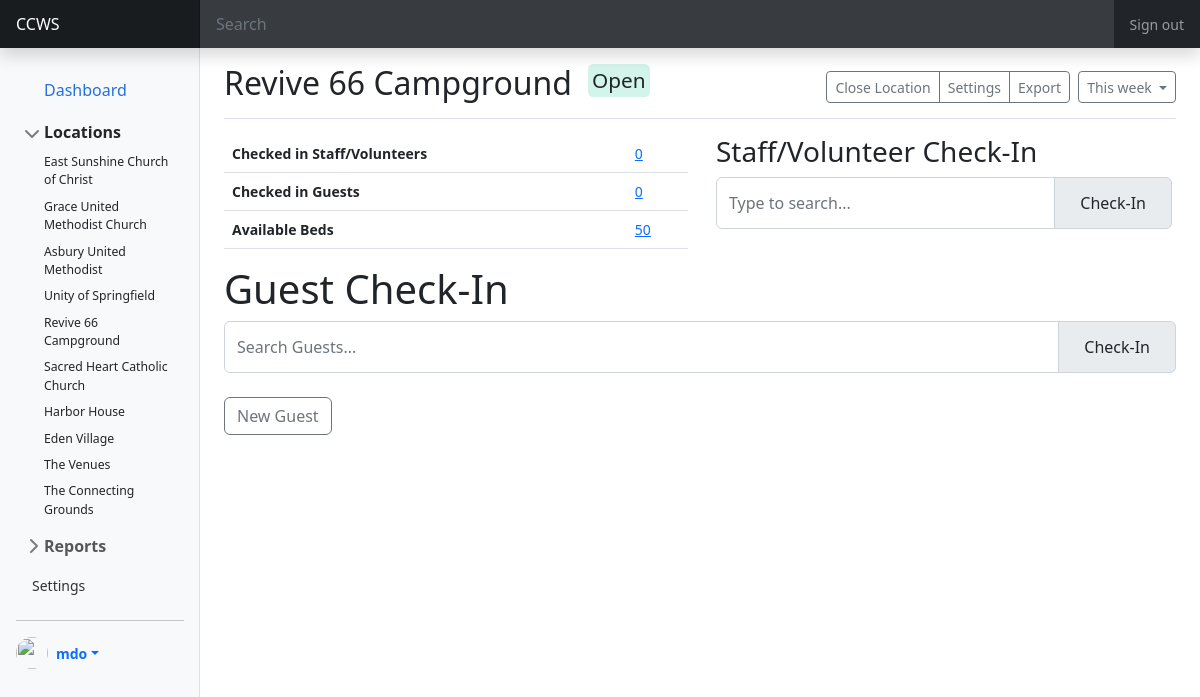
The app's page /admin/index.php?action=location&loc=45, older data.
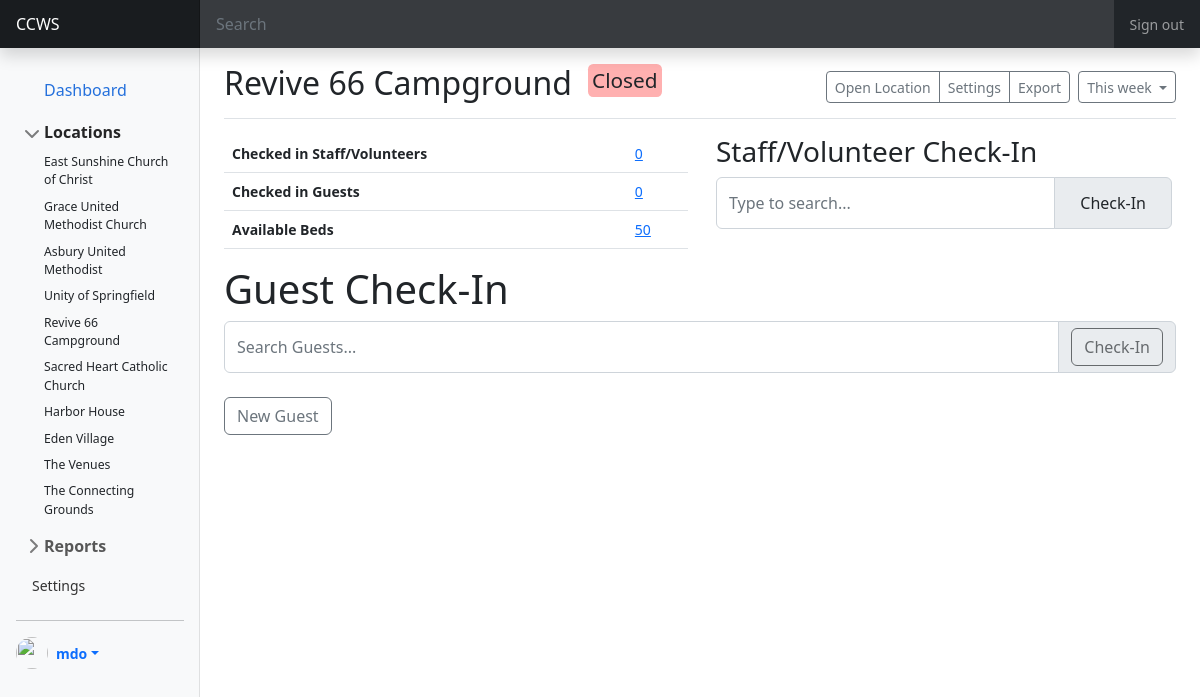
The same page, newer data.
### tables this page shows
CREATE TABLE `location` (
  `loc_id` int(10) NOT NULL,
  `org_id` int(10) NOT NULL,
  `loc_name` varchar(250) DEFAULT NULL,
  `loc_address_street` varchar(250) DEFAULT NULL,
  `loc_address_street_2` varchar(250) DEFAULT NULL,
  `loc_address_city` varchar(250) DEFAULT NULL,
  `loc_address_state` varchar(2) DEFAULT NULL,
  `loc_serves` varchar(250) DEFAULT NULL,
  `loc_capacity` int(10) NOT NULL DEFAULT 0,
  `loc_status` tinyint(1) NOT NULL DEFAULT 0,
  `loc_op_date` date DEFAULT NULL,
  `loc_created` datetime NOT NULL DEFAULT current_timestamp(),
  `loc_created_by` int(10) DEFAULT NULL,
  `loc_modified` datetime NOT NULL DEFAULT current_timestamp() ON UPDATE current_timestamp(),
  `loc_modified_by` int(10) DEFAULT NULL
);

### model/functions.php (called while the page is built, shortened)
<?php
function getLayout($layout, $view, $data = NULL, $head = NULL, $extra = NULL){
    include "view/layout/". $layout . ".php";
}
?>

### model/classes/mysql.php (called while the page is built, shortened)
<?php
include_once dirname(__FILE__, 1) . DIRECTORY_SEPARATOR . 'location.php';
class Mysql extends Dbconfig
{
    public $conn;
    protected $databaseName;
    protected $hostName;
    protected $userName;
    protected $passCode;
    function __construct()
    {
        $this->conn = NULL;
        $dbPara = new Dbconfig();
        $this->databaseName = $dbPara->dbName;
        $this->hostName = $dbPara->serverName;
        $this->userName = $dbPara->userName;
        $this->passCode = $dbPara->passCode;
    }
    function connect()
    {
        $this->conn = new mysqli($this->hostName, $this->userName, $this->passCode, $this->databaseName);
    }
    function getLocations()
    {
        $locations = array();
        $this->sqlQuery = "SELECT loc_id, loc_name, loc_address_street, loc_address_street_2, loc_address_city, loc_address_state, loc_serves, loc_capacity, loc_status FROM location";
        $result = $this->conn->query($this->sqlQuery);
        while ($row = $result->fetch_assoc()) {
            $location = new Location($row['loc_id'], $row['loc_name'], $row['loc_address_street'], $row['loc_address_street_2'], $row['loc_address_city'], $row['loc_address_state'], NULL,  NULL,  $row['loc_serves'],  $row['loc_capacity'], $row['loc_status']);
            $locations[] = $location;
        }
        return $locations;
    }
    function getLocationFull($id)
    {
        $this->sqlQuery = "SELECT loc_id, loc_name, loc_address_street, loc_address_street_2, loc_address_city, loc_address_state, loc_serves, loc_capacity, loc_status, loc_op_date, loc_capacity-(SELECT count(usr_id) FROM guest_status WHERE loc_id = $id AND gs_op_date = loc_op_date AND gs_checkout IS NULL) AS loc_availability FROM location WHERE loc_id = $id";
        $result = $this->conn->query($this->sqlQuery);
        while ($row = $result->fetch_assoc()) {
            $location = new Location($row['loc_id'], $row['loc_name'], $row['loc_address_street'], $row['loc_address_street_2'], $row['loc_address_city'], $row['loc_address_state'], NULL,  NULL,  $row['loc_serves'],  $row['loc_capacity'], $row['loc_status']);
            $location->setAvailability($row['loc_availability']);
            $location->setOpDate($row['loc_op_date']);
        }
        return $location;
    }
}

### config/config.php (called while the page is built, shortened)
<?php
class Dbconfig {
    function __construct()
    {
        $this -> serverName = 'localhost';
        $this -> userName = 'root';
        $this -> passCode = '';
        $this -> dbName = 'ccws';
    }
}
?>

### model/classes/location.php (called while the page is built, shortened)
<?php
class Location
{
    private $id;
    private $name;
    private $capacity;
    private $status;
    private $availability;
    function __construct($id, $name, $address1, $address2, $address3, $address4, $phone=NULL, $email=NULL, $serves, $capacity, $status)
    {
        $this->id = $id;
        $this->name = $name;
        $this->capacity = $capacity;
        $this->status = $status;
    }
    function getId()
    {
        return $this->id;
    }
    function getName()
    {
        return $this->name;
    }
    function getCapacity()
    {
        return $this->capacity;
    }
    function getStatus()
    {
        return ($this->status == 0) ?  false :  true;
    }
    function getStatusString()
    {
        return ($this->status == 0) ?  "Closed" :  "Open";
    }
    function getAvailability()
    {
        return $this->availability;
    }
    function setAvailability($avail)
    {
        $this->availability = $avail;
    }
}

### admin/view/location.php (the view, shortened to what the changed rows need)
<?php
$conn = new Mysql();
$loc_id = filter_input(INPUT_GET, 'loc');
if (!is_null($loc_id))  $location = $conn->getLocationFull($loc_id) ;
?>
<div class="d-flex justify-content-between flex-wrap flex-md-nowrap align-items-center pt-3 pb-2 mb-3 border-bottom">
    <h1 class="h2"><?php echo $location->getName(); ?><span class="status <?php echo $location->getStatusString(); ?>"><?php echo $location->getStatusString(); ?><span></h1>
    <div class="btn-toolbar mb-2 mb-md-0">
        <div class="btn-group me-2">
          <button type="button" class="btn btn-sm btn-outline-secondary" onclick="<?php echo ($location->getStatus()) ? 'closeLocation()' : 'openLocation()' ; ?>"><?php echo ($location->getStatus()) ? 'Close Location' : 'Open Location' ; ?></button>
            <button type="button" class="btn btn-sm btn-outline-secondary">Settings</button>
            <button type="button" class="btn btn-sm btn-outline-secondary">Export</button>
        </div>
        <button type="button" class="btn btn-sm btn-outline-secondary dropdown-toggle">
            This week
        </button>
    </div>
</div>
<div class="row">
  <div class="col-sm-6">
    <table class="table">
      <tbody>
        <tr>
          <th scope="row">Checked in Staff/Volunteers</th>
          <td><a href="#">0</a></td>
        </tr>
        <tr>
          <th scope="row">Checked in Guests</th>
          <td><a href="?action=status&loc=<?php echo $loc_id; ?>"><?php echo $location->getCapacity()-$location->getAvailability(); ?></a></td>
        </tr>
        <tr>
          <th scope="row">Available Beds</th>
          <td><a href="#"><?php echo $location->getAvailability(); ?></a></td>
        </tr>
      </tbody>
    </table>
  </div>
  <div class="col-sm-6 px-3">
    <h3>Staff/Volunteer Check-In</h3>
    <form class="row g-2">
        <div class="input-group">
            <input class="form-control col-auto" list="stafflistOptions" id="exampleDataList" placeholder="Type to search...">
            <div class="input-group-text"><a class="btn ">Check-In</a></div>
        </div>
    </form>
  </div>
</div>
<h1>Guest Check-In</h1>
<form id="guestCheckIn" class="row g-2">
    <div class="input-group">
        <input id="guestlistInput" class="form-control col-auto" list="guestlistOptions" placeholder="Search Guests..." autocomplete="off">
        <div class="input-group-text"><button class="btn " type="submit" <?php echo ($location->getStatus()) ? '' : 'disabled' ?>>Check-In</button></div>
    </div>
</form>
<a href="?action=newguest&loc=<?php echo $location->getId(); ?>" class="btn btn-outline-secondary my-4"> New Guest </a>

### admin/view/partials/sidebar.php (shortened to what the changed rows need)
<?php
$conn = new Mysql();
$locations = $conn->getLocations();
?>
<nav id="sidebarMenu" class="col-md-3 col-lg-2 d-md-block bg-light sidebar collapse">
                <div class="position-sticky pt-3 sidebar-sticky d-flex flex-column p-3">
                    <ul class="nav flex-column">
                    <li class="nav-item">
                        <a class="nav-link btn active d-inline-flex align-items-center rounded border-0" aria-current="page" href="?action=dashboard">
                        <button class="btn active d-inline-flex align-items-center rounded border-0">
                        Dashboard
                        </button>
                        </a>
                    </li>
                    <li class="mb-1">
                        <button class="btn btn-toggle d-inline-flex align-items-center rounded border-0" data-bs-toggle="collapse" data-bs-target="#locations-collapse" aria-expanded="true">
                        Locations
                        </button>
                        <div class="collapse show" id="locations-collapse" style="">
                        <ul class="btn-toggle-nav list-unstyled fw-normal pb-1 small">
                            <?php foreach ($locations as $location) :
                                $name = $location->getName();
                                $id = $location->getId();
                            ?>
                            <li><a href="?action=location&loc=<?php echo $id; ?>" class="link-dark d-inline-flex text-decoration-none rounded"><?php echo $name; ?></a></li>
                            <?php endforeach; ?>
                        </ul>
                        </div>
                    </li>
                    <li class="mb-1">
                        <button class="btn btn-toggle d-inline-flex align-items-center rounded border-0" data-bs-toggle="collapse" data-bs-target="#reports-collapse" aria-expanded="false">
                        Reports
                        </button>
                    </li>
                    <li class="nav-item">
                        <a class="nav-link" href="#">
                        Settings
                        </a>
                    </li>
                    </ul>
                    <hr>
                    <div class="dropdown">
      <a href="#" class="d-flex align-items-center text-decoration-none dropdown-toggle" data-bs-toggle="dropdown" aria-expanded="false">
        <img src="https://github.com/mdo.png" alt="" width="32" height="32" class="rounded-circle me-2">
        <strong>mdo</strong>
      </a>
    </div>
                </div>
                </nav>

Row changes from the older to the newer data that the page shows:
changed location "Revive 66 Campground": loc_status "Open" → "Closed"
Text that changed along with them:
text no longer shown: "Close Location"
text now shown: "Open Location"
